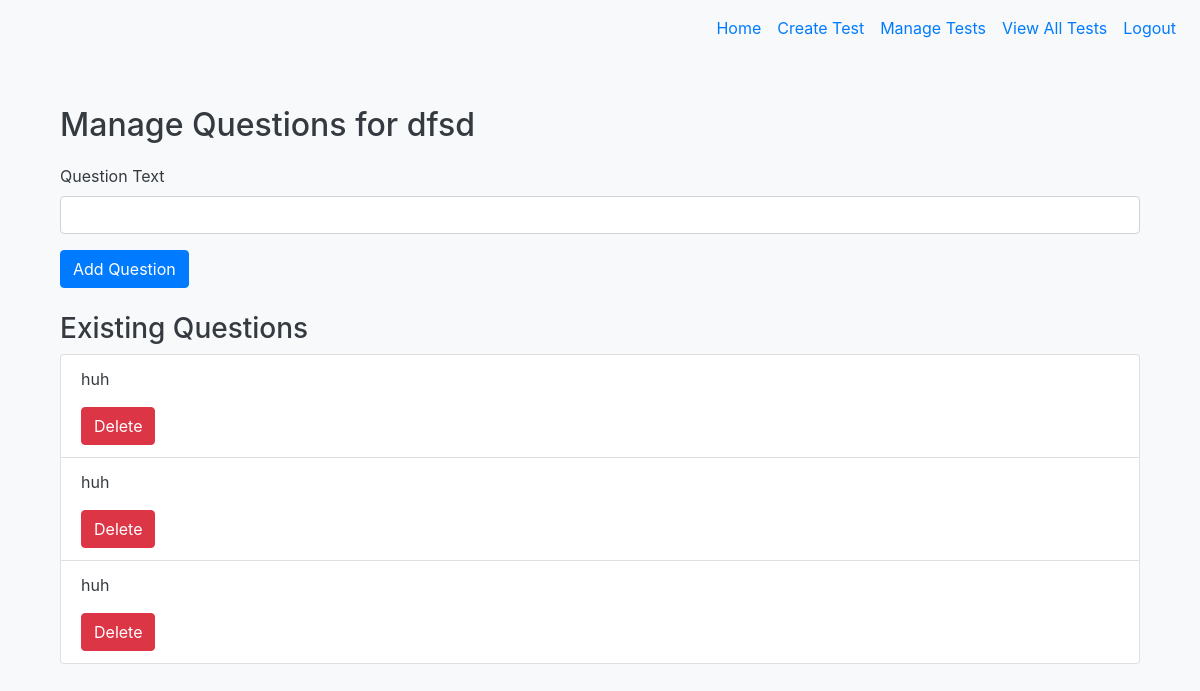
The page /test/2/questions (signed in) on the database as committed earlier.
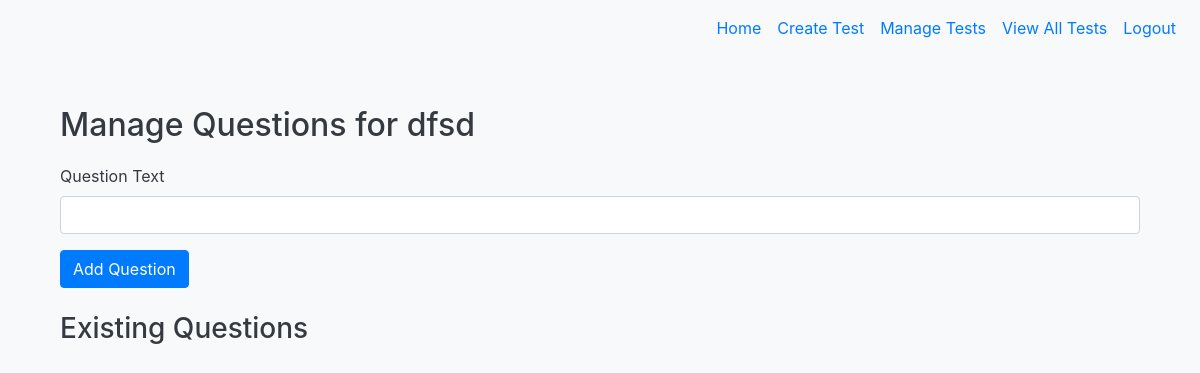
The same page on the database as committed later.
### tables this page shows
CREATE TABLE Test (
    id INTEGER PRIMARY KEY AUTOINCREMENT,
    teacher_id INTEGER NOT NULL,
    test_name TEXT NOT NULL,
    test_description TEXT,
    FOREIGN KEY (teacher_id) REFERENCES User(id)
);

CREATE TABLE Question (
    id INTEGER PRIMARY KEY AUTOINCREMENT,
    test_id INTEGER NOT NULL,
    question_text TEXT NOT NULL,
    question_type TEXT NOT NULL,  -- 'open-ended'
    FOREIGN KEY (test_id) REFERENCES Test(id)
);

### app.py (the view, shortened to what this page needs)
@app.route('/test/<int:test_id>/questions', methods=['GET', 'POST'])
@login_required
def manage_questions(test_id):
    test = db.execute("SELECT * FROM Test WHERE id = ?", test_id)[0]
    questions = db.execute("SELECT * FROM Question WHERE test_id = ?", test_id)
    return render_template('manage_questions.html', test=test, questions=questions)

### app.py (called while the page is built)
@login_manager.user_loader
def load_user(user_id):
    user = db.execute("SELECT * FROM User WHERE id = ?", user_id)
    if user:
        return User(id=user[0]['id'], username=user[0]['username'], password=user[0]['password'], role=user[0]['role'])
    return None

### templates/manage_questions.html
{% extends "base.html" %}
{% block content %}
<div class="container mt-4">
    <h2>Manage Questions for {{ test.test_name }}</h2>
    <form action="/test/{{ test.id }}/questions" method="post">
        <div class="form-group">
            <label for="question_text">Question Text</label>
            <input type="text" class="form-control" id="question_text" name="question_text" required>
        </div>
        <button type="submit" class="btn btn-primary">Add Question</button>
    </form>
    <h3 class="mt-4">Existing Questions</h3>
    <ul class="list-group">
        {% for question in questions %}
        <li class="list-group-item">
            <p>{{ question.question_text }}</p>
            <form action="/delete_question/{{ question.id }}" method="post" style="display: inline;">
                <button type="submit" class="btn btn-danger">Delete</button>
            </form>
        </li>
        {% endfor %}
    </ul>
</div>
{% endblock %}

### templates/base.html (shortened to what this page needs)
<!DOCTYPE html>
<html lang="en">
<head>
    <link rel="stylesheet" href="https://stackpath.bootstrapcdn.com/bootstrap/4.3.1/css/bootstrap.min.css">
    <link rel="stylesheet" href="{{ url_for('static', filename='css/styles.css') }}">
</head>
<body>
    <nav class="navbar navbar-expand-lg navbar-light bg-light">
        <div class="collapse navbar-collapse" id="navbarNav">
            <ul class="navbar-nav ml-auto">
                <li class="nav-item">
                    <a class="nav-link" href="/">Home</a>
                </li>
                {% if current_user.is_authenticated %}
                    {% if current_user.role == 'teacher' %}
                        <li class="nav-item">
                            <a class="nav-link" href="/create_test">Create Test</a>
                        </li>
                        <li class="nav-item">
                            <a class="nav-link" href="/manage_tests">Manage Tests</a>
                        </li>
                        <li class="nav-item">
                            <a class="nav-link" href="/tests">View All Tests</a>
                        </li>
                    {% elif current_user.role == 'admin' %}
                        <li class="nav-item">
                            <a class="nav-link" href="/accounts">View Accounts</a>
                        </li>
                    {% endif %}
                    <li class="nav-item">
                        <a class="nav-link" href="/logout">Logout</a>
                    </li>
                {% endif %}
            </ul>
        </div>
    </nav>
    <div class="container">
        {% block content %}{% endblock %}
    </div>
</body>
</html>

### static/css/styles.css (style rules this page uses)
body { background-color: #f8f9fa; color: #343a40; }
.navbar { margin-bottom: 2rem; }
.container { margin-top: 50px; }
h2 { margin-bottom: 20px; }
.form-control { margin-bottom: 15px; }
.btn-primary { background-color: #007bff; border-color: #007bff; }
.navbar-brand, .nav-link { color: #007bff !important; }

Rows that differ between the two databases and show on the page:
removed Question: question_text "huh"
removed Question: question_text "huh"
removed Question: question_text "huh"
